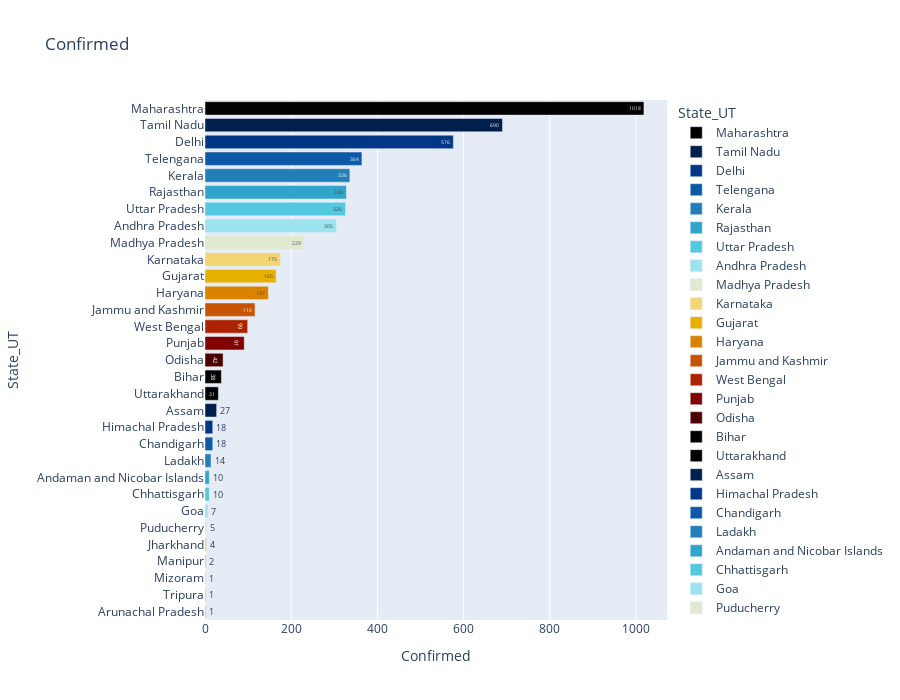

This figure's notebook cell:
### Code cell
ordered_latest = latest.sort_values('Confirmed', ascending=False)
# state_order = temp['State/UT']

fig = px.bar(latest.sort_values('Confirmed', ascending=False), 
             x="Confirmed", y="State_UT", color='State_UT', title='Confirmed',
             orientation='h', text='Confirmed', height=700,
             color_discrete_sequence = px.colors.cyclical.IceFire)
fig.show()

### Figure 1 — Plotly figure (JSON) as saved in the notebook; plotly's stock layout.template omitted (floating-point values rounded to 4 significant figures)
{"data": [{"alignmentgroup": "True", "hoverlabel": {"namelength": 0}, "hovertemplate": "State_UT=%{y}<br>Confirmed=%{text}", "legendgroup": "Maharashtra", "marker": {"color": "#000000"}, "name": "Maharashtra", "offsetgroup": "Maharashtra", "orientation": "h", "showlegend": true, "text": [1018], "textposition": "auto", "type": "bar", "x": [1018], "xaxis": "x", "y": ["Maharashtra"], "yaxis": "y"}, {"alignmentgroup": "True", "hoverlabel": {"namelength": 0}, "hovertemplate": "State_UT=%{y}<br>Confirmed=%{text}", "legendgroup": "Tamil Nadu", "marker": {"color": "#001f4d"}, "name": "Tamil Nadu", "offsetgroup": "Tamil Nadu", "orientation": "h", "showlegend": true, "text": [690], "textposition": "auto", "type": "bar", "x": [690], "xaxis": "x", "y": ["Tamil Nadu"], "yaxis": "y"}, {"alignmentgroup": "True", "hoverlabel": {"namelength": 0}, "hovertemplate": "State_UT=%{y}<br>Confirmed=%{text}", "legendgroup": "Delhi", "marker": {"color": "#003786"}, "name": "Delhi", "offsetgroup": "Delhi", "orientation": "h", "showlegend": true, "text": [576], "textposition": "auto", "type": "bar", "x": [576], "xaxis": "x", "y": ["Delhi"], "yaxis": "y"}, {"alignmentgroup": "True", "hoverlabel": {"namelength": 0}, "hovertemplate": "State_UT=%{y}<br>Confirmed=%{text}", "legendgroup": "Telengana", "marker": {"color": "#0e58a8"}, "name": "Telengana", "offsetgroup": "Telengana", "orientation": "h", "showlegend": true, "text": [364], "textposition": "auto", "type": "bar", "x": [364], "xaxis": "x", "y": ["Telengana"], "yaxis": "y"}, {"alignmentgroup": "True", "hoverlabel": {"namelength": 0}, "hovertemplate": "State_UT=%{y}<br>Confirmed=%{text}", "legendgroup": "Kerala", "marker": {"color": "#217eb8"}, "name": "Kerala", "offsetgroup": "Kerala", "orientation": "h", "showlegend": true, "text": [336], "textposition": "auto", "type": "bar", "x": [336], "xaxis": "x", "y": ["Kerala"], "yaxis": "y"}, {"alignmentgroup": "True", "hoverlabel": {"namelength": 0}, "hovertemplate": "State_UT=%{y}<br>Confirmed=%{text}", "legendgroup": "Rajasthan", "marker": {"color": "#30a4ca"}, "name": "Rajasthan", "offsetgroup": "Rajasthan", "orientation": "h", "showlegend": true, "text": [328], "textposition": "auto", "type": "bar", "x": [328], "xaxis": "x", "y": ["Rajasthan"], "yaxis": "y"}, {"alignmentgroup": "True", "hoverlabel": {"namelength": 0}, "hovertemplate": "State_UT=%{y}<br>Confirmed=%{text}", "legendgroup": "Uttar Pradesh", "marker": {"color": "#54c8df"}, "name": "Uttar Pradesh", "offsetgroup": "Uttar Pradesh", "orientation": "h", "showlegend": true, "text": [326], "textposition": "auto", "type": "bar", "x": [326], "xaxis": "x", "y": ["Uttar Pradesh"], "yaxis": "y"}, {"alignmentgroup": "True", "hoverlabel": {"namelength": 0}, "hovertemplate": "State_UT=%{y}<br>Confirmed=%{text}", "legendgroup": "Andhra Pradesh", "marker": {"color": "#9be4ef"}, "name": "Andhra Pradesh", "offsetgroup": "Andhra Pradesh", "orientation": "h", "showlegend": true, "text": [305], "textposition": "auto", "type": "bar", "x": [305], "xaxis": "x", "y": ["Andhra Pradesh"], "yaxis": "y"}, {"alignmentgroup": "True", "hoverlabel": {"namelength": 0}, "hovertemplate": "State_UT=%{y}<br>Confirmed=%{text}", "legendgroup": "Madhya Pradesh", "marker": {"color": "#e1e9d1"}, "name": "Madhya Pradesh", "offsetgroup": "Madhya Pradesh", "orientation": "h", "showlegend": true, "text": [229], "textposition": "auto", "type": "bar", "x": [229], "xaxis": "x", "y": ["Madhya Pradesh"], "yaxis": "y"}, {"alignmentgroup": "True", "hoverlabel": {"namelength": 0}, "hovertemplate": "State_UT=%{y}<br>Confirmed=%{text}", "legendgroup": "Karnataka", "marker": {"color": "#f3d573"}, "name": "Karnataka", "offsetgroup": "Karnataka", "orientation": "h", "showlegend": true, "text": [175], "textposition": "auto", "type": "bar", "x": [175], "xaxis": "x", "y": ["Karnataka"], "yaxis": "y"}, {"alignmentgroup": "True", "hoverlabel": {"namelength": 0}, "hovertemplate": "State_UT=%{y}<br>Confirmed=%{text}", "legendgroup": "Gujarat", "marker": {"color": "#e7b000"}, "name": "Gujarat", "offsetgroup": "Gujarat", "orientation": "h", "showlegend": true, "text": [165], "textposition": "auto", "type": "bar", "x": [165], "xaxis": "x", "y": ["Gujarat"], "yaxis": "y"}, {"alignmentgroup": "True", "hoverlabel": {"namelength": 0}, "hovertemplate": "State_UT=%{y}<br>Confirmed=%{text}", "legendgroup": "Haryana", "marker": {"color": "#da8200"}, "name": "Haryana", "offsetgroup": "Haryana", "orientation": "h", "showlegend": true, "text": [147], "textposition": "auto", "type": "bar", "x": [147], "xaxis": "x", "y": ["Haryana"], "yaxis": "y"}, {"alignmentgroup": "True", "hoverlabel": {"namelength": 0}, "hovertemplate": "State_UT=%{y}<br>Confirmed=%{text}", "legendgroup": "Jammu and Kashmir", "marker": {"color": "#c65400"}, "name": "Jammu and Kashmir", "offsetgroup": "Jammu and Kashmir", "orientation": "h", "showlegend": true, "text": [116], "textposition": "auto", "type": "bar", "x": [116], "xaxis": "x", "y": ["Jammu and Kashmir"], "yaxis": "y"}, {"alignmentgroup": "True", "hoverlabel": {"namelength": 0}, "hovertemplate": "State_UT=%{y}<br>Confirmed=%{text}", "legendgroup": "West Bengal", "marker": {"color": "#ac2301"}, "name": "West Bengal", "offsetgroup": "West Bengal", "orientation": "h", "showlegend": true, "text": [99], "textposition": "auto", "type": "bar", "x": [99], "xaxis": "x", "y": ["West Bengal"], "yaxis": "y"}, {"alignmentgroup": "True", "hoverlabel": {"namelength": 0}, "hovertemplate": "State_UT=%{y}<br>Confirmed=%{text}", "legendgroup": "Punjab", "marker": {"color": "#820000"}, "name": "Punjab", "offsetgroup": "Punjab", "orientation": "h", "showlegend": true, "text": [91], "textposition": "auto", "type": "bar", "x": [91], "xaxis": "x", "y": ["Punjab"], "yaxis": "y"}, {"alignmentgroup": "True", "hoverlabel": {"namelength": 0}, "hovertemplate": "State_UT=%{y}<br>Confirmed=%{text}", "legendgroup": "Odisha", "marker": {"color": "#4c0000"}, "name": "Odisha", "offsetgroup": "Odisha", "orientation": "h", "showlegend": true, "text": [42], "textposition": "auto", "type": "bar", "x": [42], "xaxis": "x", "y": ["Odisha"], "yaxis": "y"}, {"alignmentgroup": "True", "hoverlabel": {"namelength": 0}, "hovertemplate": "State_UT=%{y}<br>Confirmed=%{text}", "legendgroup": "Bihar", "marker": {"color": "#000000"}, "name": "Bihar", "offsetgroup": "Bihar", "orientation": "h", "showlegend": true, "text": [38], "textposition": "auto", "type": "bar", "x": [38], "xaxis": "x", "y": ["Bihar"], "yaxis": "y"}, {"alignmentgroup": "True", "hoverlabel": {"namelength": 0}, "hovertemplate": "State_UT=%{y}<br>Confirmed=%{text}", "legendgroup": "Uttarakhand", "marker": {"color": "#000000"}, "name": "Uttarakhand", "offsetgroup": "Uttarakhand", "orientation": "h", "showlegend": true, "text": [31], "textposition": "auto", "type": "bar", "x": [31], "xaxis": "x", "y": ["Uttarakhand"], "yaxis": "y"}, {"alignmentgroup": "True", "hoverlabel": {"namelength": 0}, "hovertemplate": "State_UT=%{y}<br>Confirmed=%{text}", "legendgroup": "Assam", "marker": {"color": "#001f4d"}, "name": "Assam", "offsetgroup": "Assam", "orientation": "h", "showlegend": true, "text": [27], "textposition": "auto", "type": "bar", "x": [27], "xaxis": "x", "y": ["Assam"], "yaxis": "y"}, {"alignmentgroup": "True", "hoverlabel": {"namelength": 0}, "hovertemplate": "State_UT=%{y}<br>Confirmed=%{text}", "legendgroup": "Himachal Pradesh", "marker": {"color": "#003786"}, "name": "Himachal Pradesh", "offsetgroup": "Himachal Pradesh", "orientation": "h", "showlegend": true, "text": [18], "textposition": "auto", "type": "bar", "x": [18], "xaxis": "x", "y": ["Himachal Pradesh"], "yaxis": "y"}, {"alignmentgroup": "True", "hoverlabel": {"namelength": 0}, "hovertemplate": "State_UT=%{y}<br>Confirmed=%{text}", "legendgroup": "Chandigarh", "marker": {"color": "#0e58a8"}, "name": "Chandigarh", "offsetgroup": "Chandigarh", "orientation": "h", "showlegend": true, "text": [18], "textposition": "auto", "type": "bar", "x": [18], "xaxis": "x", "y": ["Chandigarh"], "yaxis": "y"}, {"alignmentgroup": "True", "hoverlabel": {"namelength": 0}, "hovertemplate": "State_UT=%{y}<br>Confirmed=%{text}", "legendgroup": "Ladakh", "marker": {"color": "#217eb8"}, "name": "Ladakh", "offsetgroup": "Ladakh", "orientation": "h", "showlegend": true, "text": [14], "textposition": "auto", "type": "bar", "x": [14], "xaxis": "x", "y": ["Ladakh"], "yaxis": "y"}, {"alignmentgroup": "True", "hoverlabel": {"namelength": 0}, "hovertemplate": "State_UT=%{y}<br>Confirmed=%{text}", "legendgroup": "Andaman and Nicobar Islands", "marker": {"color": "#30a4ca"}, "name": "Andaman and Nicobar Islands", "offsetgroup": "Andaman and Nicobar Islands", "orientation": "h", "showlegend": true, "text": [10], "textposition": "auto", "type": "bar", "x": [10], "xaxis": "x", "y": ["Andaman and Nicobar Islands"], "yaxis": "y"}, {"alignmentgroup": "True", "hoverlabel": {"namelength": 0}, "hovertemplate": "State_UT=%{y}<br>Confirmed=%{text}", "legendgroup": "Chhattisgarh", "marker": {"color": "#54c8df"}, "name": "Chhattisgarh", "offsetgroup": "Chhattisgarh", "orientation": "h", "showlegend": true, "text": [10], "textposition": "auto", "type": "bar", "x": [10], "xaxis": "x", "y": ["Chhattisgarh"], "yaxis": "y"}, {"alignmentgroup": "True", "hoverlabel": {"namelength": 0}, "hovertemplate": "State_UT=%{y}<br>Confirmed=%{text}", "legendgroup": "Goa", "marker": {"color": "#9be4ef"}, "name": "Goa", "offsetgroup": "Goa", "orientation": "h", "showlegend": true, "text": [7], "textposition": "auto", "type": "bar", "x": [7], "xaxis": "x", "y": ["Goa"], "yaxis": "y"}, {"alignmentgroup": "True", "hoverlabel": {"namelength": 0}, "hovertemplate": "State_UT=%{y}<br>Confirmed=%{text}", "legendgroup": "Puducherry", "marker": {"color": "#e1e9d1"}, "name": "Puducherry", "offsetgroup": "Puducherry", "orientation": "h", "showlegend": true, "text": [5], "textposition": "auto", "type": "bar", "x": [5], "xaxis": "x", "y": ["Puducherry"], "yaxis": "y"}, {"alignmentgroup": "True", "hoverlabel": {"namelength": 0}, "hovertemplate": "State_UT=%{y}<br>Confirmed=%{text}", "legendgroup": "Jharkhand", "marker": {"color": "#f3d573"}, "name": "Jharkhand", "offsetgroup": "Jharkhand", "orientation": "h", "showlegend": true, "text": [4], "textposition": "auto", "type": "bar", "x": [4], "xaxis": "x", "y": ["Jharkhand"], "yaxis": "y"}, {"alignmentgroup": "True", "hoverlabel": {"namelength": 0}, "hovertemplate": "State_UT=%{y}<br>Confirmed=%{text}", "legendgroup": "Manipur", "marker": {"color": "#e7b000"}, "name": "Manipur", "offsetgroup": "Manipur", "orientation": "h", "showlegend": true, "text": [2], "textposition": "auto", "type": "bar", "x": [2], "xaxis": "x", "y": ["Manipur"], "yaxis": "y"}, {"alignmentgroup": "True", "hoverlabel": {"namelength": 0}, "hovertemplate": "State_UT=%{y}<br>Confirmed=%{text}", "legendgroup": "Mizoram", "marker": {"color": "#da8200"}, "name": "Mizoram", "offsetgroup": "Mizoram", "orientation": "h", "showlegend": true, "text": [1], "textposition": "auto", "type": "bar", "x": [1], "xaxis": "x", "y": ["Mizoram"], "yaxis": "y"}, {"alignmentgroup": "True", "hoverlabel": {"namelength": 0}, "hovertemplate": "State_UT=%{y}<br>Confirmed=%{text}", "legendgroup": "Tripura", "marker": {"color": "#c65400"}, "name": "Tripura", "offsetgroup": "Tripura", "orientation": "h", "showlegend": true, "text": [1], "textposition": "auto", "type": "bar", "x": [1], "xaxis": "x", "y": ["Tripura"], "yaxis": "y"}, {"alignmentgroup": "True", "hoverlabel": {"namelength": 0}, "hovertemplate": "State_UT=%{y}<br>Confirmed=%{text}", "legendgroup": "Arunachal Pradesh", "marker": {"color": "#ac2301"}, "name": "Arunachal Pradesh", "offsetgroup": "Arunachal Pradesh", "orientation": "h", "showlegend": true, "text": [1], "textposition": "auto", "type": "bar", "x": [1], "xaxis": "x", "y": ["Arunachal Pradesh"], "yaxis": "y"}], "layout": {"barmode": "relative", "height": 700, "legend": {"title": {"text": "State_UT"}, "tracegroupgap": 0}, "title": {"text": "Confirmed"}, "xaxis": {"anchor": "y", "domain": [0, 1], "title": {"text": "Confirmed"}}, "yaxis": {"anchor": "x", "categoryarray": ["Arunachal Pradesh", "Tripura", "Mizoram", "Manipur", "Jharkhand", "Puducherry", "Goa", "Chhattisgarh", "Andaman and Nicobar Islands", "Ladakh", "Chandigarh", "Himachal Pradesh", "Assam", "Uttarakhand", "Bihar", "Odisha", "Punjab", "West Bengal", "Jammu and Kashmir", "Haryana", "Gujarat", "Karnataka", "Madhya Pradesh", "Andhra Pradesh", "Uttar Pradesh", "Rajasthan", "Kerala", "Telengana", "Delhi", "Tamil Nadu", "Maharashtra"], "categoryorder": "array", "domain": [0, 1], "title": {"text": "State_UT"}}}}
